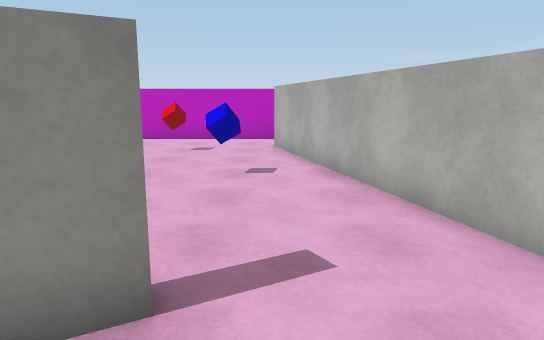
[1] (above)

24 first-person views from a walk through a scene from a Unity 3-D project. The camera is 1.5 m above the floor, tilts 10° down and sees 70° across. The floor is counted in squares, 1 m on a side. Each view is taken from the middle of a square. On the plan, view 1 faces up. The plan holds only what a view shows up to about 17 squares ahead; the rest is blank. The player is left out. Surface patterns are stand-ins for the level's own textures.

[2]
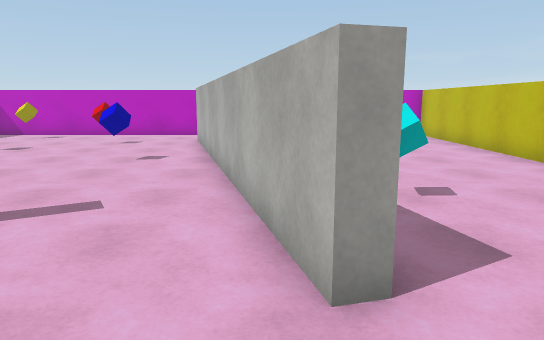

[3]
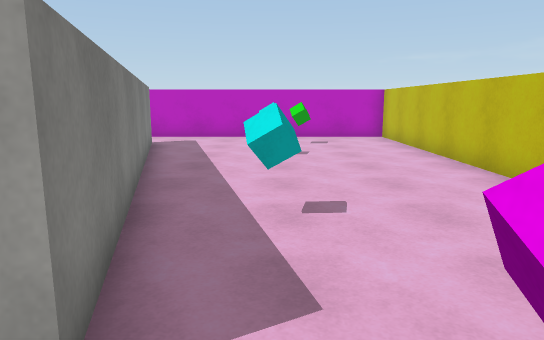

[4]
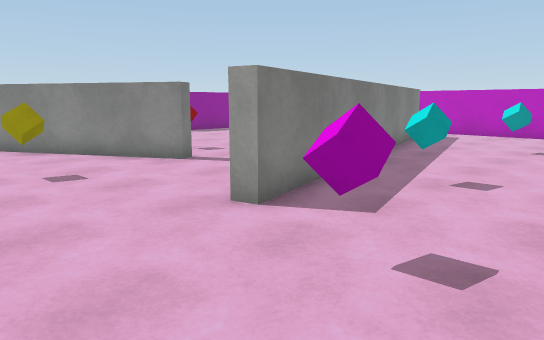

[5]
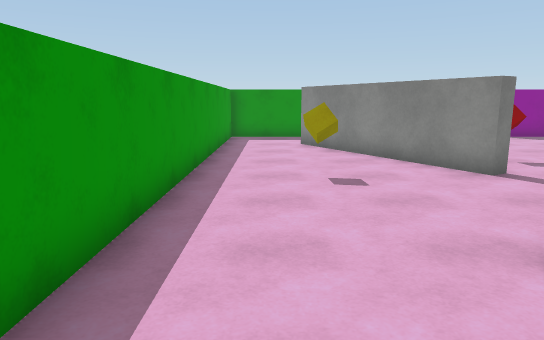

[6]
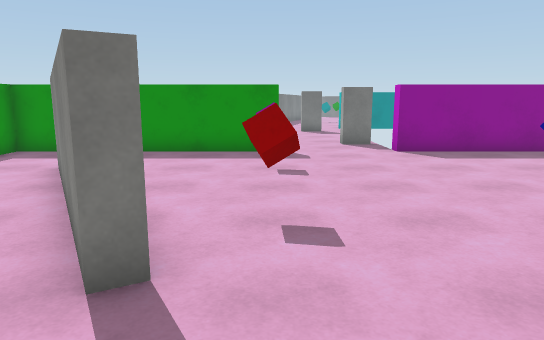

[7]
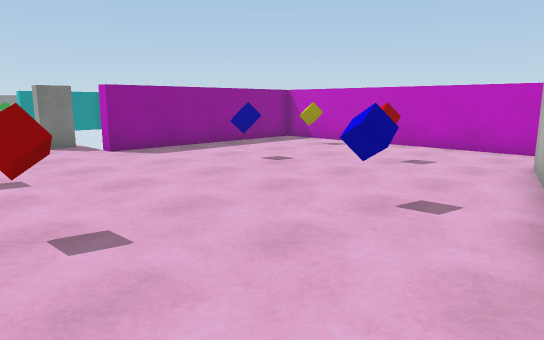

[8]
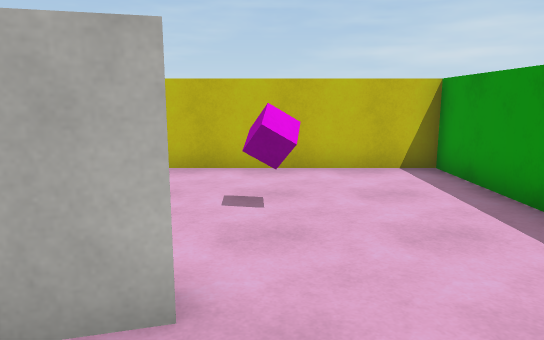

[9]
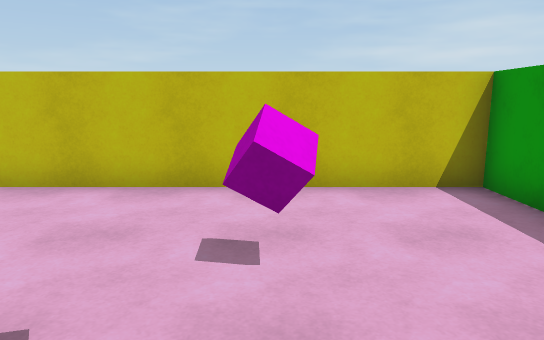

[10]
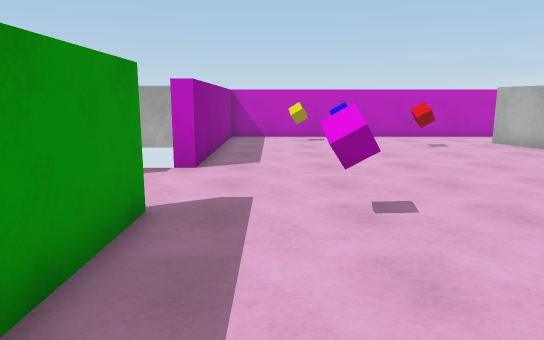

[11]
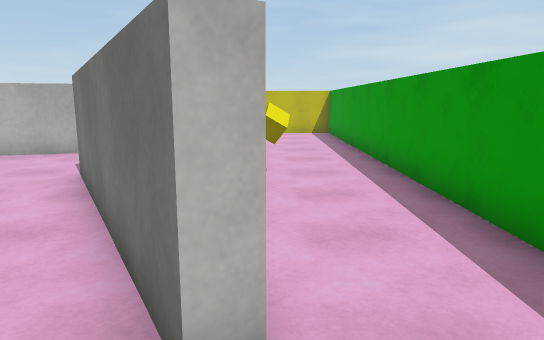

[12]
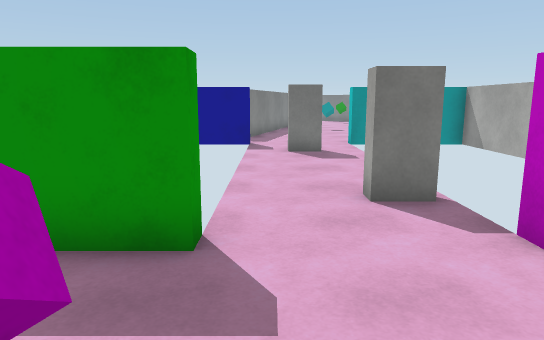

[13]
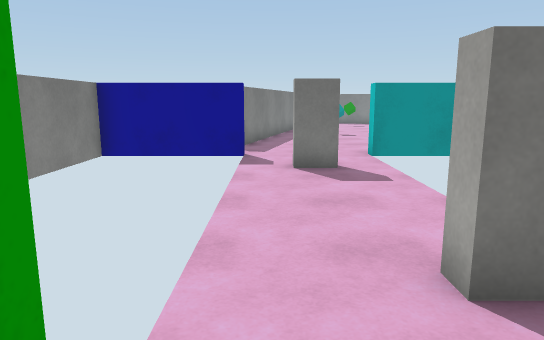

[14]
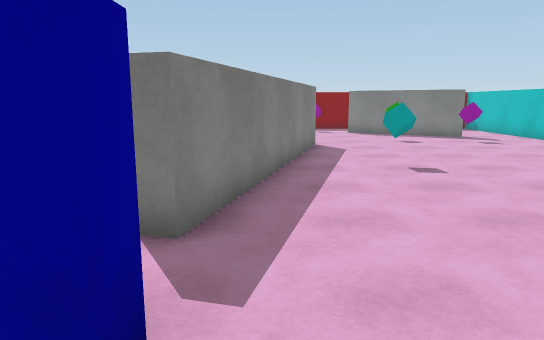

[15]
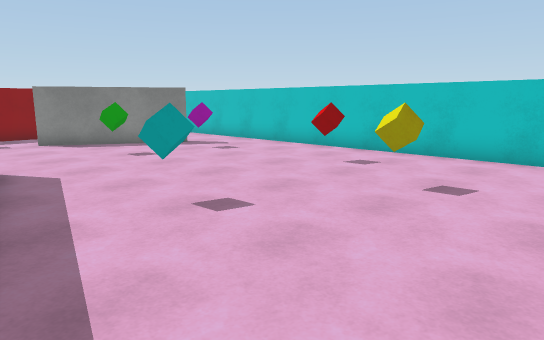

[16]
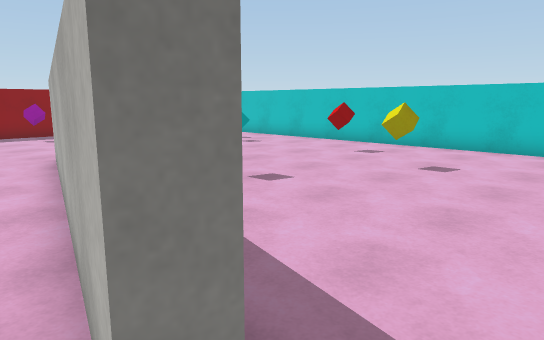

[17]
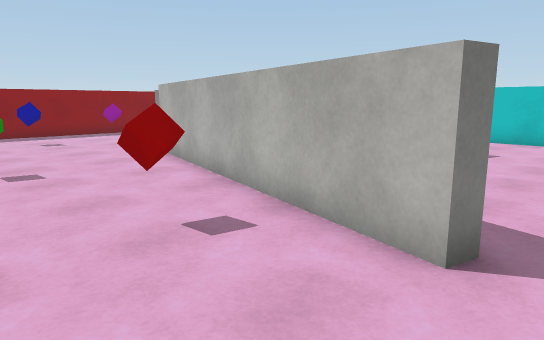

[18]
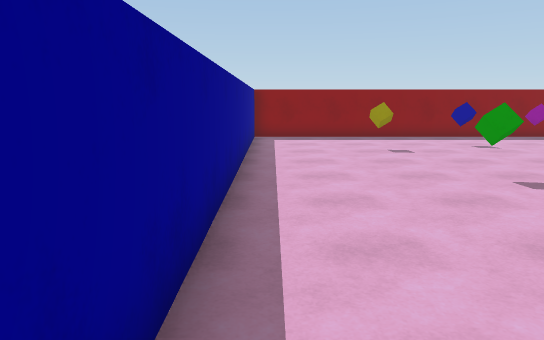

[19]
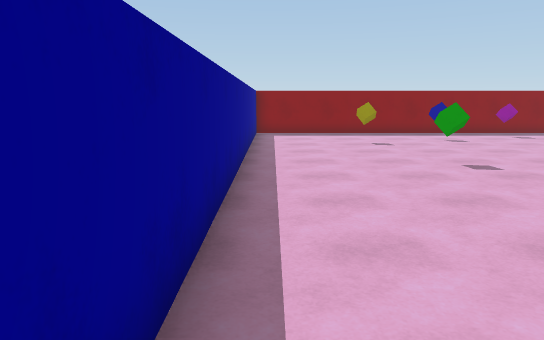

[20]
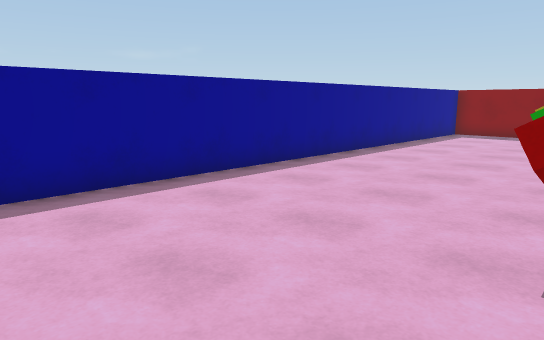

[21]
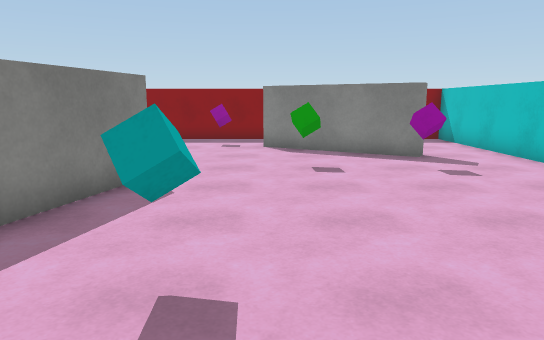

[22]
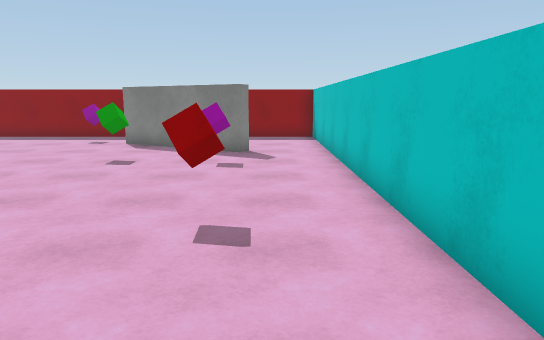

[23]
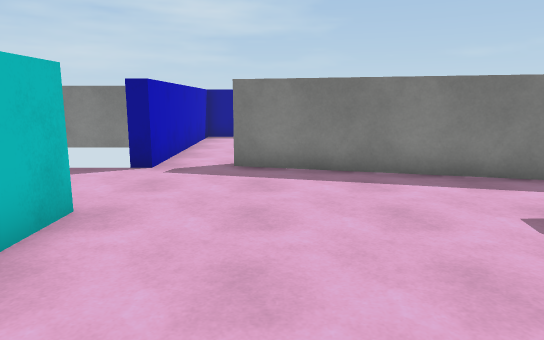

[24]
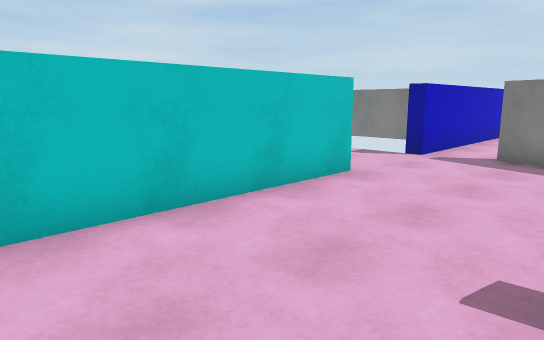

### Floor plan
Points are (right, up) in squares from view 1. A wall is a line through its corners. A room is listed if a view was taken in it or the views show most of it. See-through windows are left out.
Room 1 (views 1, 2, 3, 4, 5, 8, 9, 10, 11)
walls: (-0.8, 2.5) (-6.9, -1) (-7.2, -0.5); (0.5, 13.4) (3.9, 0.8) (3.4, 0.7); (-9.7, 0.5) (-9.7, -3.7) (9.8, -3.7) (9.8, 15.8) (-0.4, 15.8)
ways out: opening at (-8.5, 0) to room 2; opening at (0.5, 0.5) to room 2; opening at (0.5, 14.5) to room 2
objects: other object (-1, -1); other object (5, 4); other object (5, 10); other object (6, 0); other object (6, 13)
Room 2 (views 6, 7, 12, 13)
walls: (-10.2, 4.2) (-9.7, 4.2) (-9.7, 0.5); (-11.7, 7.6) (-11.7, 6.5); (-7.2, -0.5) (-1.1, 3) (-0.8, 2.5); (-0.4, 15.8) (-9.7, 15.8) (-9.7, 7.8) (-10.2, 7.8); (3.4, 0.7) (0.1, 13.3)
ways out: opening at (-8.5, 0) to room 1; opening at (0.5, 0.5) to room 1; opening at (0.5, 14.5) to room 1; opening at (-12, 5.5) to room 3
objects: other object (-7, 4); other object (-7, 14); other object (-6, 10); other object (-3, 4); other object (-3, 12); other object (-1, 8)
Room 3 (views 14, 15, 16, 17, 18, 19, 20, 21, 22, 23, 24)
walls: (-31.8, 6.5) (-22.1, 3.9) (-22.2, 3.5) (-31.9, 6.1); (-19.7, 7.8) (-20.3, 7.8) (-20.3, 14.4); (-35, 13.3) (-34.5, 13) (-37.1, 8.6); (-17.7, 6.6) (-17.7, 5.5) (-18.2, 5.5); (-23.1, 15.8) (-33.5, 15.8); (-39.7, 7.5) (-39.7, -3.7) (-20.3, -3.7) (-20.3, 4.2) (-19.7, 4.2); (-11.7, 6.5) (-12.2, 6.5)
ways out: opening at (-12, 5.5) to room 2; opening at (-38.5, 8.5) to room 4; opening at (-34.5, 14.5) to room 4
objects: other object (-38, 7); other object (-37, 4); other object (-36, 0); other object (-33, 10); other object (-33, 13); other object (-31, 1); other object (-28, 13); other object (-27, 8); other object (-25, 2); other object (-25, 11)
Room 4 (no view inside)
walls: (-39.7, 9.5) (-39.7, 7.5); (-33.5, 15.8) (-39.7, 15.8) (-39.7, 13)
ways out: opening at (-38.5, 8.5) to room 3; opening at (-34.5, 14.5) to room 3

Where each view was taken, in squares from view 1:
view 1: 0 up, 0 right, facing up
view 2: 2 down, 3 right, facing up
view 3: 1 down, 5 right, facing up
view 4: 3 down, 8 right, facing up-left
view 5: 2 down, 7 right, facing left
view 6: 4 up, 2 right, facing left
view 7: 3 up, 2 right, facing up-left
view 8: 0 up, 1 right, facing right
view 9: 0 up, 3 right, facing right
view 10: 1 down, 8 left, facing up
view 11: 1 down, 9 left, facing right
view 12: 5 up, 6 left, facing left
view 13: 5 up, 9 left, facing left
view 14: 5 up, 18 left, facing left
view 15: 5 up, 22 left, facing up-left
view 16: 3 up, 21 left, facing up-left
view 17: 0 up, 21 left, facing up-left
view 18: 3 down, 23 left, facing left
view 19: 3 down, 21 left, facing left
view 20: 3 up, 21 left, facing down-left
view 21: 9 up, 24 left, facing left
view 22: 14 up, 23 left, facing left
view 23: 13 up, 23 left, facing down
view 24: 15 up, 25 left, facing down-right
